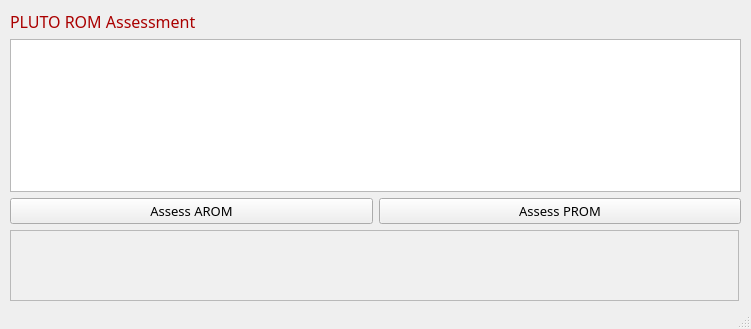
<?xml version="1.0" encoding="UTF-8"?>
<ui version="4.0">
 <class>RomAssessWindow</class>
 <widget class="QMainWindow" name="RomAssessWindow">
  <property name="geometry">
   <rect>
    <x>0</x>
    <y>0</y>
    <width>751</width>
    <height>329</height>
   </rect>
  </property>
  <property name="windowTitle">
   <string>PLUTO ROM Assessment</string>
  </property>
  <widget class="QWidget" name="centralwidget">
   <widget class="QWidget" name="verticalLayoutWidget">
    <property name="geometry">
     <rect>
      <x>10</x>
      <y>10</y>
      <width>731</width>
      <height>291</height>
     </rect>
    </property>
    <layout class="QVBoxLayout" name="verticalLayout">
     <item>
      <widget class="QLabel" name="label">
       <property name="font">
        <font>
         <family>Bahnschrift Light</family>
         <pointsize>12</pointsize>
        </font>
       </property>
       <property name="styleSheet">
        <string notr="true">color: rgb(170, 0, 0);</string>
       </property>
       <property name="text">
        <string>PLUTO ROM Assessment</string>
       </property>
      </widget>
     </item>
     <item>
      <widget class="QGraphicsView" name="hocGraph"/>
     </item>
     <item>
      <layout class="QHBoxLayout" name="horizontalLayout_2">
       <item>
        <widget class="QPushButton" name="pbArom">
         <property name="font">
          <font>
           <family>Bahnschrift Light</family>
           <pointsize>10</pointsize>
          </font>
         </property>
         <property name="text">
          <string>Assess AROM</string>
         </property>
        </widget>
       </item>
       <item>
        <widget class="QPushButton" name="pbProm">
         <property name="font">
          <font>
           <family>Bahnschrift Light</family>
           <pointsize>10</pointsize>
          </font>
         </property>
         <property name="text">
          <string>Assess PROM</string>
         </property>
        </widget>
       </item>
      </layout>
     </item>
     <item>
      <widget class="QTextEdit" name="textInstruction">
       <property name="enabled">
        <bool>false</bool>
       </property>
       <property name="minimumSize">
        <size>
         <width>729</width>
         <height>71</height>
        </size>
       </property>
       <property name="maximumSize">
        <size>
         <width>729</width>
         <height>71</height>
        </size>
       </property>
       <property name="font">
        <font>
         <family>Bahnschrift Light</family>
         <pointsize>12</pointsize>
        </font>
       </property>
       <property name="styleSheet">
        <string notr="true">color: rgb(0, 0, 127);
background-color: rgb(240, 240, 240);</string>
       </property>
      </widget>
     </item>
    </layout>
   </widget>
  </widget>
  <widget class="QStatusBar" name="statusbar"/>
 </widget>
 <resources/>
 <connections/>
</ui>
